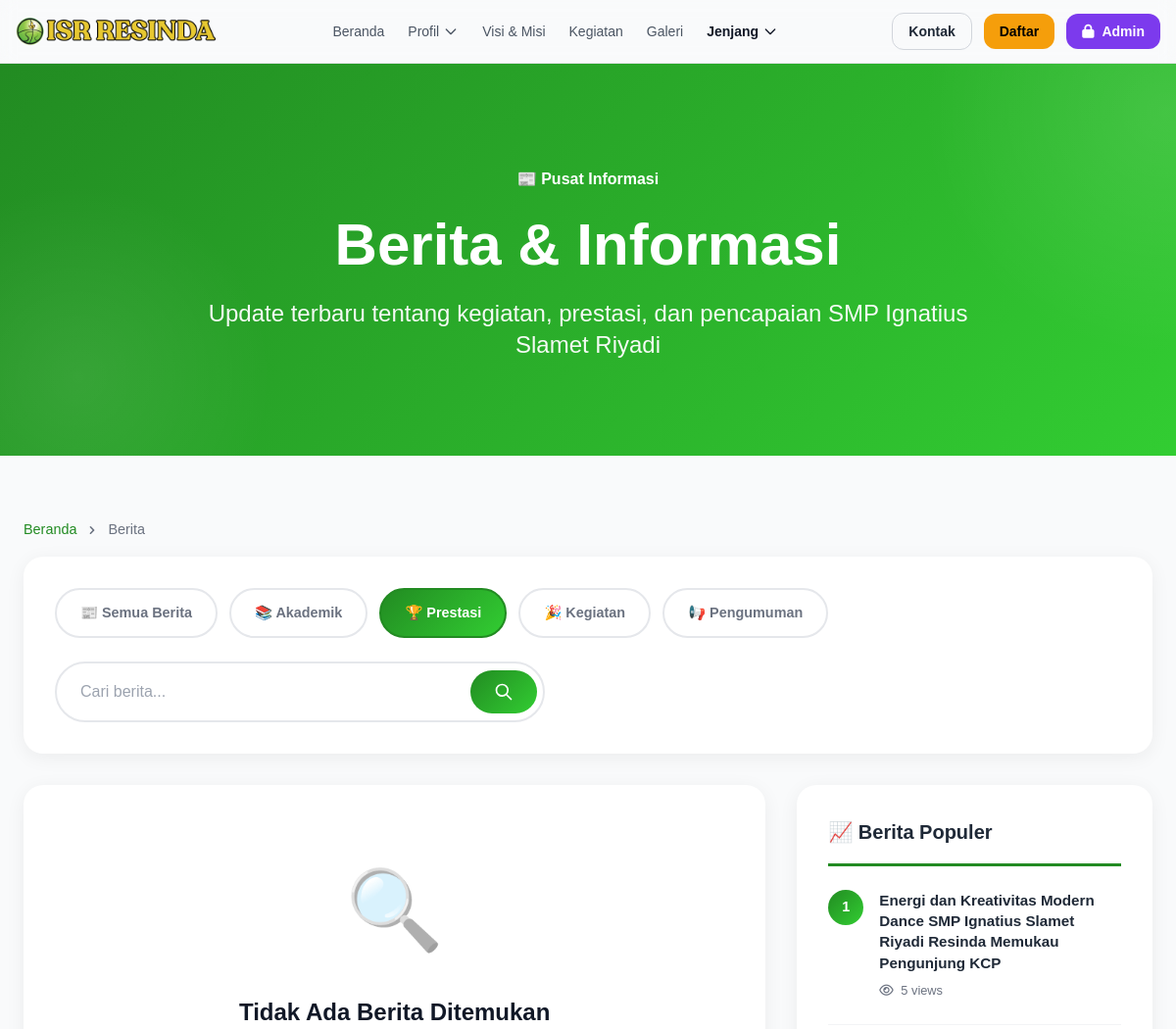
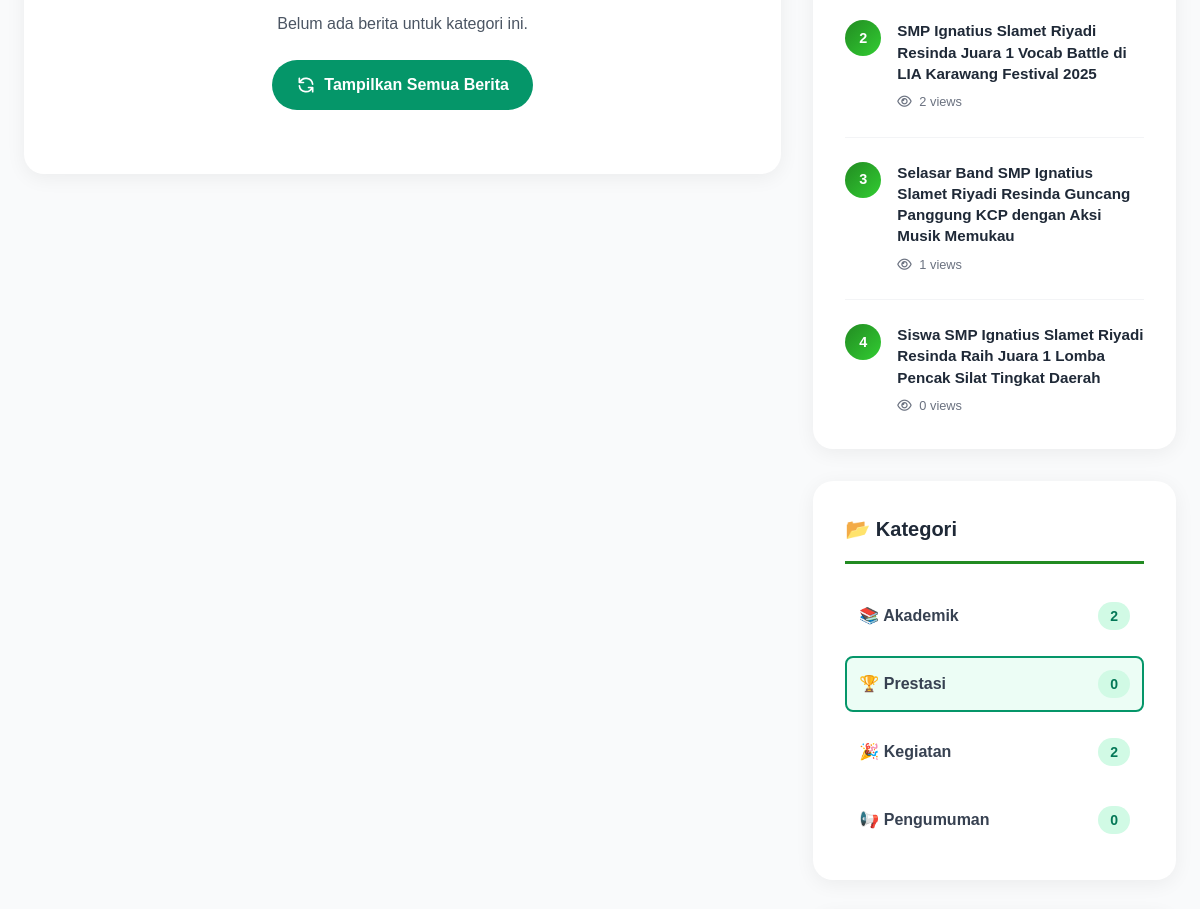
The app's page /berita.php?category=prestasi (upper part), older data (2 pictures, top to bottom).
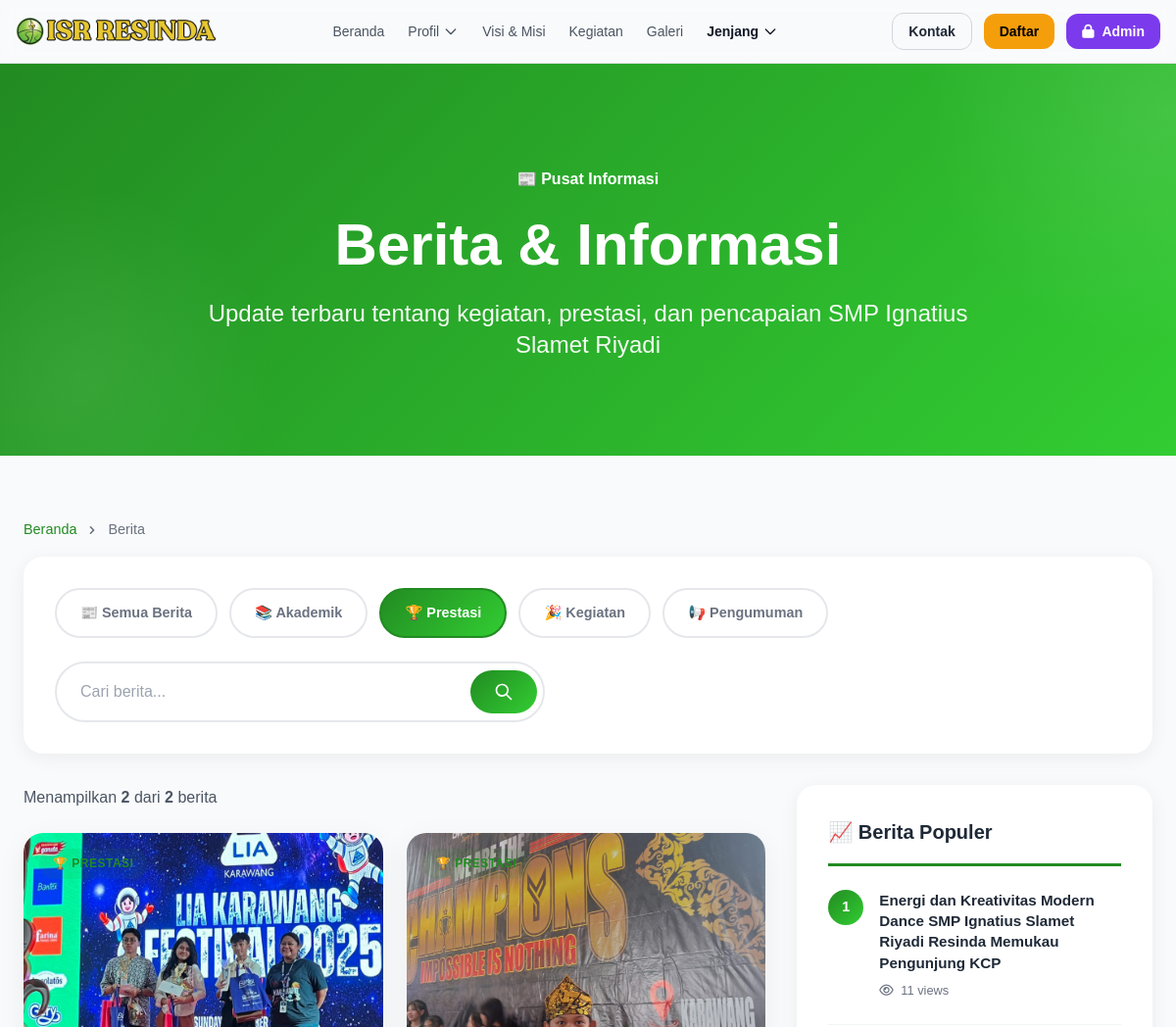
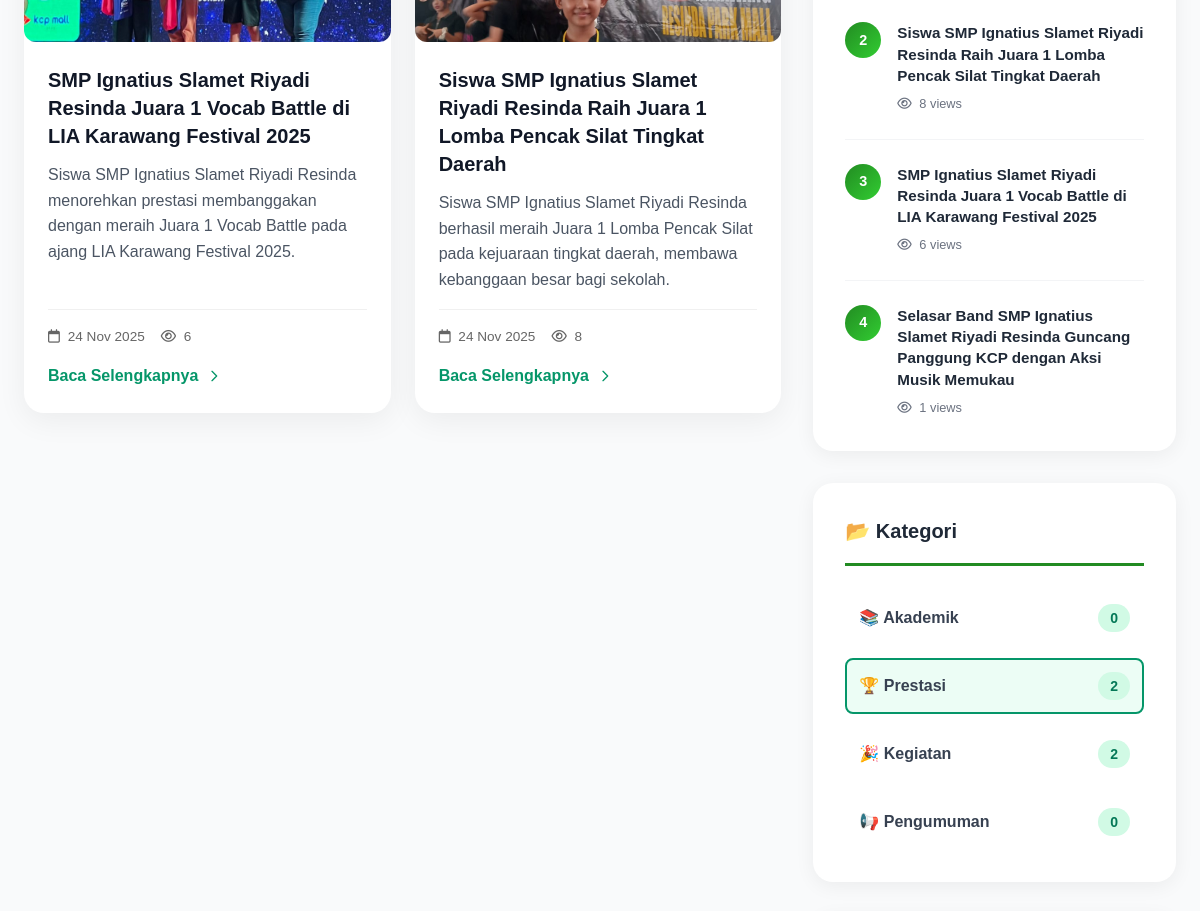
The same page, newer data (2 pictures, top to bottom).
### tables this page shows
CREATE TABLE `berita` (
  `id` int(11) NOT NULL,
  `title` varchar(255) NOT NULL,
  `slug` varchar(255) NOT NULL,
  `excerpt` text DEFAULT NULL,
  `content` longtext DEFAULT NULL,
  `image_path` varchar(500) DEFAULT NULL,
  `category` enum('akademik','prestasi','kegiatan','pengumuman') NOT NULL DEFAULT 'akademik',
  `status` enum('active','inactive') NOT NULL DEFAULT 'active',
  `views` int(11) DEFAULT 0,
  `author_id` int(11) DEFAULT NULL,
  `created_at` timestamp NULL DEFAULT current_timestamp(),
  `updated_at` timestamp NULL DEFAULT NULL ON UPDATE current_timestamp()
);

### models/Berita.php (called while the page is built, shortened)
<?php
require_once __DIR__ . '/../config/database.php';
class Berita {
  private $db;
  private $table = 'berita';
  public function __construct() {
    $database = new Database();
    $this->db = $database->getConnection();
  }
  public function all($filters = []) {
    $sql = "SELECT b.*, a.full_name as author_name
            FROM {$this->table} b
            LEFT JOIN admins a ON b.author_id = a.id
            WHERE 1=1";
    $params = [];
    if (!empty($filters['category'])) {
      $sql .= " AND b.category = :category";
      $params[':category'] = $filters['category'];
    }
    if (!empty($filters['status'])) {
      $sql .= " AND b.status = :status";
      $params[':status'] = $filters['status'];
    }
    $sql .= " ORDER BY b.created_at DESC";
    $stmt = $this->db->prepare($sql);
    $stmt->execute($params);
    return $stmt->fetchAll(PDO::FETCH_ASSOC);
  }
  public function getPopular($limit = 5) {
    $sql = "SELECT b.*, a.full_name as author_name
            FROM {$this->table} b
            LEFT JOIN admins a ON b.author_id = a.id
            WHERE b.status = 'active'
            ORDER BY b.views DESC, b.created_at DESC
            LIMIT :limit";
    $stmt = $this->db->prepare($sql);
    $stmt->bindValue(':limit', (int)$limit, PDO::PARAM_INT);
    $stmt->execute();
    return $stmt->fetchAll(PDO::FETCH_ASSOC);
  }
}

### config/database.php (called while the page is built, shortened)
<?php
class Database {
    private $host;
    private $port;
    private $db_name;
    private $username;
    private $password;
    public function __construct() {
        $this->host = getenv("MYSQLHOST") ?: "localhost";
        $this->port = getenv("MYSQLPORT") ?: "3306";
        $this->db_name = getenv("MYSQLDATABASE") ?: "isr_school";
        $this->username = getenv("MYSQLUSER") ?: "root";
        $this->password = getenv("MYSQLPASSWORD") ?: "";
    }
    public function getConnection() {
        $this->conn = null;
        try {
            $dsn = "mysql:host={$this->host};port={$this->port};dbname={$this->db_name};charset=utf8mb4";
            $this->conn = new PDO($dsn, $this->username, $this->password, [
                PDO::ATTR_ERRMODE => PDO::ERRMODE_EXCEPTION,
                PDO::ATTR_DEFAULT_FETCH_MODE => PDO::FETCH_ASSOC
            ]);
        } catch(PDOException $exception) {
            echo "Connection error: " . $exception->getMessage();
        }
        return $this->conn;
    }
}
?>

### includes/config.php (called while the page is built, shortened)
<?php
function asset($path = '') {
  $path = ltrim((string)$path, '/');
  return BASE_URL . $path;
}

### berita.php (the view, shortened to what the changed rows need)
<?php
require_once __DIR__ . '/includes/config.php';
require_once __DIR__ . '/models/Berita.php';
$beritaModel = new Berita();
$category = $_GET['category'] ?? '';
$search = $_GET['q'] ?? '';
$page = isset($_GET['page']) ? (int)$_GET['page'] : 1;
$perPage = 9;
$filters = ['status' => 'active'];
if (!empty($category)) {
  $filters['category'] = $category;
}
$allBerita = $beritaModel->all($filters);
$totalBerita = count($allBerita);
$totalPages = ceil($totalBerita / $perPage);
$page = max(1, min($page, $totalPages));
$offset = ($page - 1) * $perPage;
$beritaList = array_slice($allBerita, $offset, $perPage);
$popularBerita = $beritaModel->getPopular(5);
include 'includes/header.php';
?>
<section class="berita-hero">
  <div class="berita-hero-content">
    <div class="max-w-4xl mx-auto px-6">
      <h1 class="text-5xl md:text-6xl font-extrabold mb-6 leading-tight">
        Berita & Informasi
      </h1>
    </div>
  </div>
</section>
<div class="max-w-7xl mx-auto px-4 md:px-6 py-12">
  <div class="grid lg:grid-cols-3 gap-8">
    <div class="lg:col-span-2">
      <?php if (empty($beritaList)): ?>
        <div class="empty-state">
          <div class="empty-state-icon">🔍</div>
          <h3 class="text-2xl font-bold text-gray-900 mb-3">Tidak Ada Berita Ditemukan</h3>
          <p class="text-gray-600 mb-6">
            <?php if (!empty($search)): ?>
              Pencarian "<?= htmlspecialchars($search) ?>" tidak ditemukan. Coba kata kunci lain.
            <?php elseif (!empty($category)): ?>
              Belum ada berita untuk kategori ini.
            <?php else: ?>
              Belum ada berita yang dipublikasikan.
            <?php endif; ?>
          </p>
          <?php if (!empty($search) || !empty($category)): ?>
            <a href="berita.php" class="inline-flex items-center px-6 py-3 bg-green-600 text-white rounded-full font-semibold hover:bg-green-700 transition-all">
              <svg class="w-5 h-5 mr-2" fill="none" stroke="currentColor" viewBox="0 0 24 24">
                <path stroke-linecap="round" stroke-linejoin="round" stroke-width="2" d="M4 4v5h.582m15.356 2A8.001 8.001 0 004.582 9m0 0H9m11 11v-5h-.581m0 0a8.003 8.003 0 01-15.357-2m15.357 2H15"/>
              </svg>
              Tampilkan Semua Berita
            </a>
          <?php endif; ?>
        </div>
      <?php else: ?>
        <div class="mb-6">
          <p class="text-gray-600">
            Menampilkan <strong><?= count($beritaList) ?></strong> dari <strong><?= $totalBerita ?></strong> berita
          </p>
        </div>
        <div class="grid md:grid-cols-2 gap-6 mb-8">
          <?php foreach ($beritaList as $berita): ?>
            <article class="berita-card">
              <div class="relative overflow-hidden">
                <?php if (!empty($berita['image_path'])): ?>
                  <img src="<?= asset($berita['image_path']) ?>"
                       alt="<?= htmlspecialchars($berita['title']) ?>"
                       class="berita-card-image">
                <?php else: ?>
                  <div class="berita-card-image bg-gradient-to-br from-green-400 to-green-600"></div>
                <?php endif; ?>
                <div class="absolute top-4 left-4">
                  <span class="category-badge">
                    <?php
                      $catIcons = [
                        'akademik' => '📚 Akademik',
                        'prestasi' => '🏆 Prestasi',
                        'kegiatan' => '🎉 Kegiatan',
                        'pengumuman' => '📢 Pengumuman'
                      ];
                      echo $catIcons[$berita['category']] ?? '📰 Berita';
                    ?>
                  </span>
                </div>
              </div>
              <div class="berita-card-body">
                <h3 class="text-xl font-bold text-gray-900 mb-3 line-clamp-2">
                  <?= htmlspecialchars($berita['title']) ?>
                </h3>
                <?php if (!empty($berita['excerpt'])): ?>
                  <p class="text-gray-600 mb-4 line-clamp-3 flex-1">
                    <?= htmlspecialchars($berita['excerpt']) ?>
                  </p>
                <?php endif; ?>
                <div class="berita-meta">
                  <span>
                    <i class="far fa-calendar mr-1"></i>
                    <?= date('d M Y', strtotime($berita['created_at'])) ?>
                  </span>
                  <span>
                    <i class="far fa-eye mr-1"></i>
                    <?= number_format($berita['views']) ?>
                  </span>
                </div>
                <a href="berita-detail.php?slug=<?= htmlspecialchars($berita['slug']) ?>"
                   class="mt-4 inline-flex items-center text-green-600 font-semibold hover:text-green-700 transition-colors">
                  Baca Selengkapnya
                  <svg class="w-4 h-4 ml-2" fill="none" stroke="currentColor" viewBox="0 0 24 24">
                    <path stroke-linecap="round" stroke-linejoin="round" stroke-width="2" d="M9 5l7 7-7 7"/>
                  </svg>
                </a>
              </div>
            </article>
          <?php endforeach; ?>
        </div>
      <?php endif; ?>
    </div>
    <div class="lg:col-span-1">
      <div class="sidebar">
        <div class="sidebar-card">
          <?php if (empty($popularBerita)): ?>
            <p class="text-gray-500 text-sm">Belum ada berita populer</p>
          <?php else: ?>
            <?php foreach ($popularBerita as $index => $popular): ?>
              <a href="berita-detail.php?slug=<?= htmlspecialchars($popular['slug']) ?>" class="popular-item block">
                <div class="popular-number"><?= $index + 1 ?></div>
                <div class="popular-content">
                  <h4><?= htmlspecialchars($popular['title']) ?></h4>
                  <p>
                    <i class="far fa-eye mr-1"></i> <?= number_format($popular['views']) ?> views
                  </p>
                </div>
              </a>
            <?php endforeach; ?>
          <?php endif; ?>
        </div>
<div class="sidebar-card">
  <div class="space-y-3">
    <?php
      $categories = [
        'akademik'   => ['icon' => '📚', 'label' => 'Akademik'],
        'prestasi'   => ['icon' => '🏆', 'label' => 'Prestasi'],
        'kegiatan'   => ['icon' => '🎉', 'label' => 'Kegiatan'],
        'pengumuman' => ['icon' => '📢', 'label' => 'Pengumuman']
      ];
      foreach ($categories as $cat => $info):
        $catBerita = $beritaModel->all(['category' => $cat, 'status' => 'active']);
        $count = count($catBerita);
        $activeClass = ($category === $cat) ? 'bg-green-50 border-2 border-green-600' : 'border-2 border-transparent';
    ?>
      <a href="berita.php?category=<?= $cat ?>"
         class="flex items-center justify-between p-3 rounded-lg hover:bg-green-50 transition-colors <?= $activeClass ?>">
        <span class="font-semibold text-gray-700">
          <?= $info['icon'] ?> <?= $info['label'] ?>
        </span>
        <span class="px-3 py-1 bg-green-100 text-green-700 rounded-full text-sm font-bold">
          <?= $count ?>
        </span>
      </a>
    <?php endforeach; ?>
  </div>
</div>
      </div>
    </div>
  </div>
</div>
<?php include 'includes/footer.php'; ?>

Row changes from the older to the newer data that the page shows:
removed berita: title "SMP Ignatius Slamet Riyadi Resinda Juara 1 Vocab Battle di LIA Karawang Festival 2025", views "2", shown under "📈 Berita Populer"
added berita: image_path (picture), category "🏆 PRESTASI", title "SMP Ignatius Slamet Riyadi Resinda Juara 1 Vocab Battle di LIA Karawang Festival 2025", excerpt "Siswa SMP Ignatius Slamet Riyadi Resinda menorehkan prestasi membanggakan dengan meraih Juara 1 Vocab Battle pada ajang LIA Karawang Festival 2025.", created_at "24 Nov 2025", views "6"
now on one of the page's lists (row edited): berita: category "🏆 PRESTASI", title "Siswa SMP Ignatius Slamet Riyadi Resinda Raih Juara 1 Lomba Pencak Silat Tingkat Daerah", excerpt "Siswa SMP Ignatius Slamet Riyadi Resinda berhasil meraih Juara 1 Lomba Pencak Silat pada kejuaraan tingkat daerah, membawa kebanggaan besar bagi sekolah.", created_at "24 Nov 2025", views "8"
changed berita: views "0" → "8"; moves up the list
changed berita (number 3 of 4 on the later page): views "5" → "11"
Text that changed along with them:
count($beritaList): (not shown) → "2"
$totalBerita: (not shown) → "2"
text no longer shown: "🔍 Tidak Ada Berita Ditemukan Belum ada berita untuk kategori ini. Tampilkan Semua Berita"
text now shown: "Menampilkan dari berita"
new list line: "📚 Akademik 0"
new list line: "🏆 Prestasi 2"
list line gone: "📚 Akademik 2"
list line gone: "🏆 Prestasi 0"
